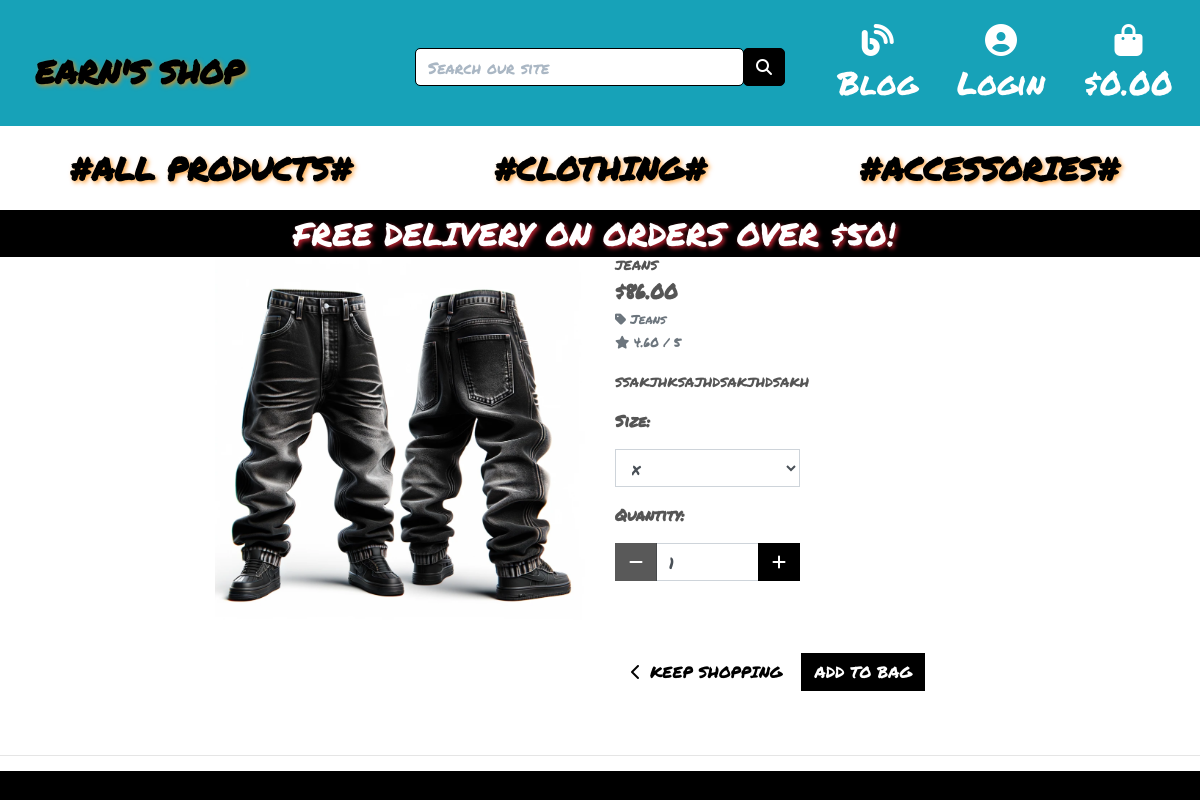
The page /products/180/ on the database its author committed.
### products/models.py (models this page shows, shortened)
class Product(models.Model):
    category = models.ForeignKey('Category', null=True, blank=True, on_delete=models.SET_NULL)
    sku = models.CharField(max_length=254, null=True, blank=True)
    name = models.CharField(max_length=254)
    description = models.TextField()
    has_sizes = models.BooleanField(default=True, null=True, blank=True)
    price = models.DecimalField(max_digits=6, decimal_places=2)
    rating = models.DecimalField(max_digits=6, decimal_places=2, null=True, blank=True)
    image_url = models.URLField(max_length=1024, null=True, blank=True)
    image = models.ImageField(null=True, blank=True)

class Category(models.Model):
    class Meta:
        verbose_name_plural = 'Categories'
    name = models.CharField(max_length=254)
    friendly_name = models.CharField(max_length=254, null=True, blank=True)

### products/views.py (the view)
# urls.py: path('<int:product_id>/', views.product_detail, name='product_detail'),
def product_detail(request, product_id):
    product = get_object_or_404(Product, pk=product_id)
    sizes = product.sizes.filter(quantity__gt=0)  # Get sizes with available stock
    context = {
        'product': product,
        'sizes': sizes,
    }
    return render(request, 'products/product_detail.html', context)

### blog/context_processors.py (called while the page is built)
def latest_posts(request):
    latest_posts = BlogPost.objects.order_by('-published_date')[:5]  # Adjust the number as needed
    return {'latest_posts': latest_posts}

### profiles/context_processors.py (called while the page is built)
def loyalty_program_status(request):
    if request.user.is_authenticated:
        profile = request.user.userprofile
        return {
            'is_eligible_for_discount': profile.is_eligible_for_discount,
            'purchases_left_for_discount': 5 - profile.loyalty_purchase_count
        }
    return {}

### products/templates/products/product_detail.html (shortened to what this page needs)
{% extends "base.html" %}
{% load static %}
{% block page_header %}
    <div class="container header-container">
    </div>
{% endblock %}
{% block content %}
    <div class="overlay"></div>
    <div class="container-fluid">
        <div class="row">
            <div class="col-12 col-md-6 col-lg-4 offset-lg-2">
                <div class="image-container my-5">
                    {% if product.image %}
                        <a href="{{ product.image.url }}" target="_blank">
                            <img class="card-img-top img-fluid" src="{{ product.image.url }}" alt="{{ product.name }}">
                        </a>
                        {% else %}
                        <a href="">
                            <img class="card-img-top img-fluid" src="{{ MEDIA_URL }}noimage.png" alt="{{ product.name }}">
                        </a>
                    {% endif %}
                </div>
            </div>
            <div class="col-12 col-md-6 col-lg-4">
                <div class="product-details-container mb-5 mt-md-5">
                    <p class="mb-0">{{ product.name }}</p>
                    <p class="lead mb-0 text-left font-weight-bold">${{ product.price }}</p>
                    {% if product.category %}
                    <p class="small mt-1 mb-0">
                        <a class="text-muted" href="{% url 'products' %}?category={{ product.category.name }}">
                            <i class="fas fa-tag mr-1"></i>{{ product.category.friendly_name }}
                        </a>
                    </p>
                    {% endif %}
                    {% if product.rating %}
                        <small class="text-muted"><i class="fas fa-star mr-1"></i>{{ product.rating }} / 5</small>
                    {% else %}
                        <small class="text-muted">No Rating</small>
                    {% endif %}
                    <p class="mt-3">{{ product.description }}</p>
                    <form class="form" action="{% url 'add_to_bag' product.id %}" method="POST">
                        <div class="form-row">
                            {% with product.has_sizes as s %}
                                {% if s %}
                                    <div class="col-12">
                                        <p><strong>Size:</strong></p>
                                        <select class="form-control rounded-0 w-50" name="product_size" id='id_product_size'>
                                            {% for size in product.sizes.all %}
                                                {% if size.quantity > 0 %}
                                                    <option value="{{ size.size }}">{{ size.size }}</option>
                                                {% endif %}
                                            {% endfor %}
                                        </select>
                                    </div>
                                {% endif %}
                            <div class="col-12">
                                <p class="mt-3"><strong>Quantity:</strong></p>
                                <div class="form-group w-50">
                                    <div class="input-group">
                                        <div class="input-group-prepend">
                                            <button class="decrement-qty btn btn-black rounded-0"
                                                data-item_id="{{ product.id }}" id="decrement-qty_{{ product.id }}">
                                                <span class="icon">
                                                    <i class="fas fa-minus"></i>
                                                </span>
                                            </button>
                                        </div>
                                        <input class="form-control qty_input" type="number"
                                            name="quantity" value="1" min="1" max="99"
                                            data-item_id="{{ product.id }}"
                                            id="id_qty_{{ product.id }}">
                                        <div class="input-group-append">
                                            <button class="increment-qty btn btn-black rounded-0"
                                                data-item_id="{{ product.id }}" id="increment-qty_{{ product.id }}">
                                                <span class="icon">
                                                    <i class="fas fa-plus"></i>
                                                </span>
                                            </button>
                                        </div>
                                    </div>
                                </div>
                            </div>
                            <div class="col{% if s %}-12 mt-2{% endif %}">
                                <a href="{% url 'products' %}" class="btn btn-outline-black rounded-0 mt-5">
                                    <span class="icon">
                                        <i class="fas fa-chevron-left"></i>
                                    </span>
                                    <span class="text-uppercase">Keep Shopping</span>
                                </a>
                                <input type="submit" class="btn btn-black rounded-0 text-uppercase mt-5" value="Add to Bag">
                            </div>
                            {% endwith %}
                        </div>
                    </form>
                </div>
            </div>
        </div>
    </div>
    <hr>
{% endblock %}

### static/css/base.css (style rules this page uses)
html { height: 100%; }
body { background: url('/media/backgroundpic5.png') no-repeat center center fixed; background-size: cover; color: #555; font-family: 'Lato', sans-serif; }
.icon { height: 0.4rem; width: 0.4rem; align-items: center; display: inline-flex; justify-content: center; }
.shop-now-button, .btn-black, .btn-outline-black { padding: .375rem .75rem; font-size: 1rem; line-height: 1.5; border-radius: 0; }
.btn-black { background: black; color: white; }
.btn-outline-black { background: white; color: black !important; }
.overlay { height: 100%; width: 100%; top: 0; left: 0; position: fixed; background: white; z-index: -1; }
@media (min-width: 576px) { .icon { height: 1rem; width: 1rem; } }
@media (min-width: 576px) { .header-container { padding-top: 250px; } }
@media (min-width: 768px) { .header-container { padding-top: 30%; } }
@media (min-width: 992px) { .header-container { padding-top: 17%; } }
@media (min-width: 992px) { body { height: calc(100vh - 116px); } }
@media (min-width: 1200px) { .container { max-width: 80%; } }

### rows shown on the page
Product: image (picture), name "jeans", price "86.00", category.friendly_name "Jeans", rating "4.60", description "ssakjhksajhdsakjhdsakh"

### other values the page prints
{{ free_delivery_threshold }} "50"
form field product_size "x"
